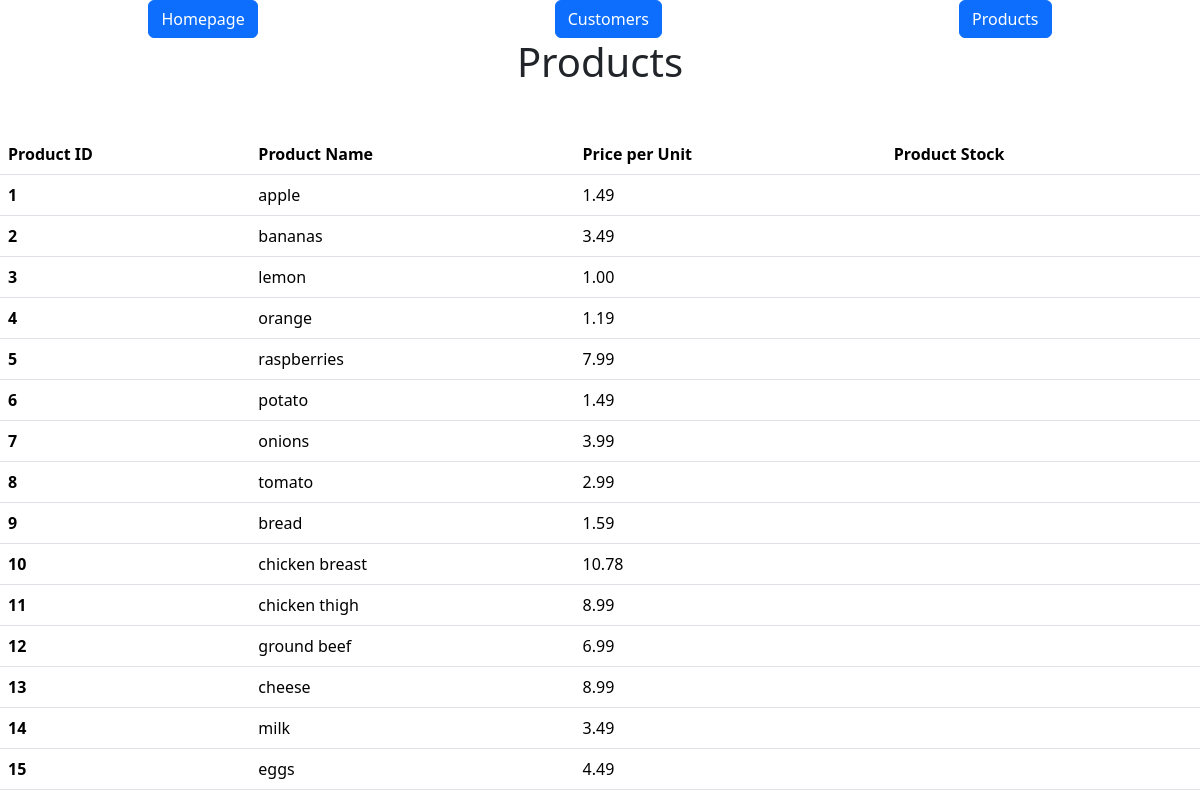
/products, run on an earlier commit of the app's database.
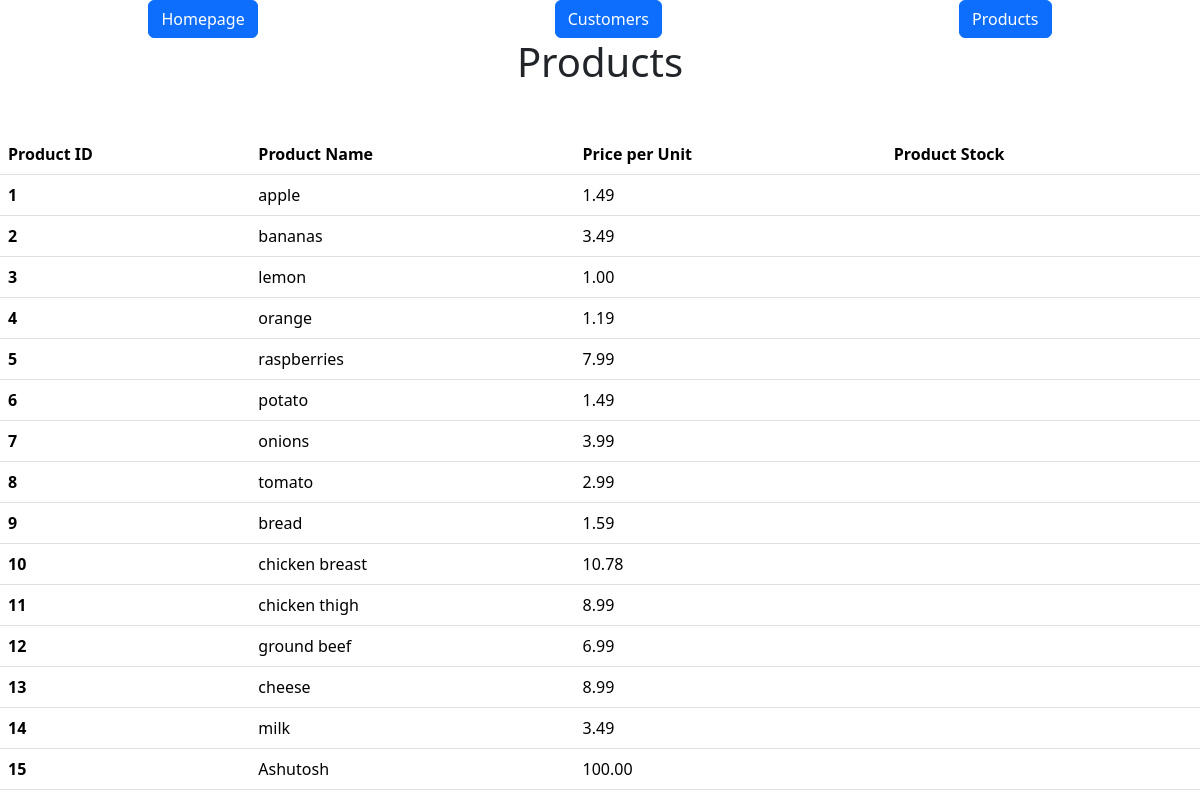
And on a later commit of the database.
### models.py (models this page shows)
class Product(db.Model):
    id = mapped_column(Integer, primary_key=True)
    name = mapped_column(String(100), nullable=False)
    price = mapped_column(DECIMAL(10,2), nullable=False)
    stock = mapped_column(Integer, nullable=False)

### app.py (the view)
@app.route("/products")   # read product data from csv and use csv.dictreader to display the data in a table
def products(message = ""):
    return render_template('products.html', products = Product.query.all(), message = message)

### templates/products.html (shortened to what this page needs)
{% extends "base.html" %} {% block content %}
<h1 class="d-flex justify-content-center">Products</h1>
<br />
<table class="table table-hover">
  <thead>
    <tr>
      <th scope="col">Product ID</th>
      <th scope="col">Product Name</th>
      <th scope="col">Price per Unit</th>
      <th scope="col">Product Stock</th>
    </tr>
  </thead>
  <tbody>
    {% for product in products %}
    <tr>
      <th scope="row">{{ product.id }}</th>
      <td>{{ product.name }}</td>
      <td>{{ product.price }}</td>
      <td>{{ product.available }}</td>
    </tr>
    {% endfor %}
  </tbody>
</table>
{% endblock %}

### templates/base.html (shortened to what this page needs)
<!DOCTYPE html>
<html lang="en">
  <head>
    <link
      href="https://cdn.jsdelivr.net/npm/bootstrap@5.3.3/dist/css/bootstrap.min.css"
      rel="stylesheet"
    />
  </head>
  <body>
    <nav class="d-flex justify-content-around">
      <a class="btn btn-primary" href="{{ url_for('home') }}">Homepage</a>
      <a class="btn btn-primary" href="{{ url_for('customers') }}">Customers</a>
      <a class="btn btn-primary" href="{{ url_for('products') }}">Products</a>
    </nav>
    {% block content %} {% endblock %}
  </body>
</html>

What changed in the data, as far as the page shows it:
changed Product id 15: name "eggs" → "Ashutosh"; price "4.49" → "100.00"
